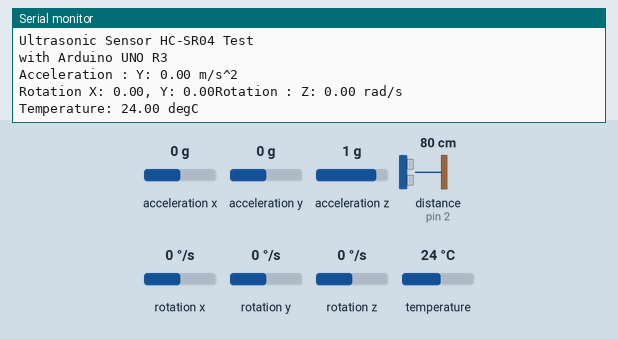
This sketch was run on a simulated Arduino Uno, built with avr-gcc and run on an emulated ATmega328P. Parts: the last lines printed to the serial monitor. Wiring (inferred from the names in the program): ultrasonic range finder: trigger pin 3; echo pin 2. The test bench sets the inputs (shaded band); at power-on: acceleration y 0 g, distance to the obstacle (sensor on pin 2) 80 cm, rotation x 0 °/s, rotation y 0 °/s, acceleration x 0 g, acceleration z 1 g, rotation z 0 °/s, temperature 24 °C. The echo pulse lasts 58.3 µs per cm.

Above: at 2.2 s.
2.3 s: acceleration y set to -1.4 g
At 3.9 s:
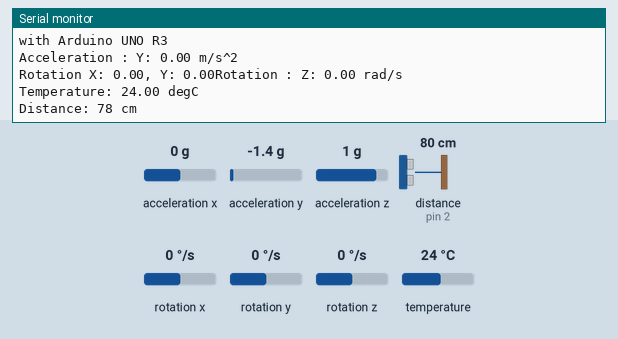
7.6 s: distance to the obstacle (sensor on pin 2) set to 2 cm
At 11.2 s:
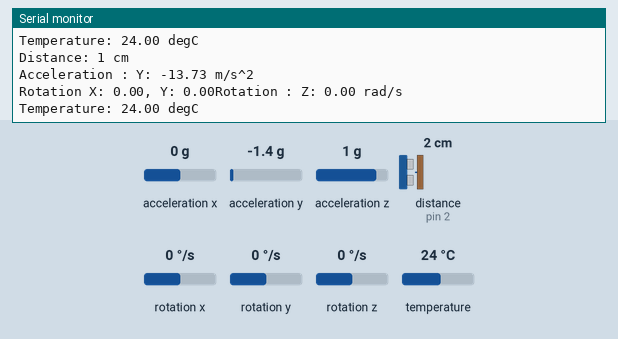
11.5 s: rotation x set to -192 °/s
At 14.4 s:
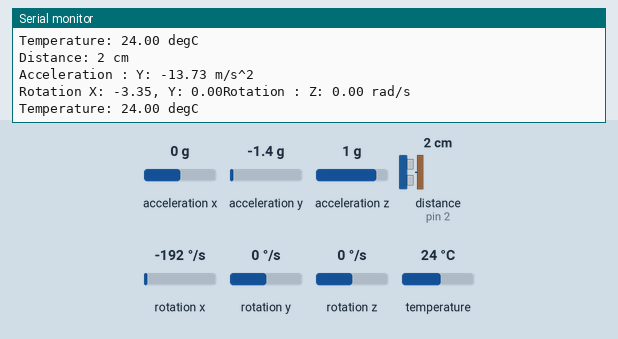
15.4 s: rotation y set to -192 °/s
At 17.3 s:
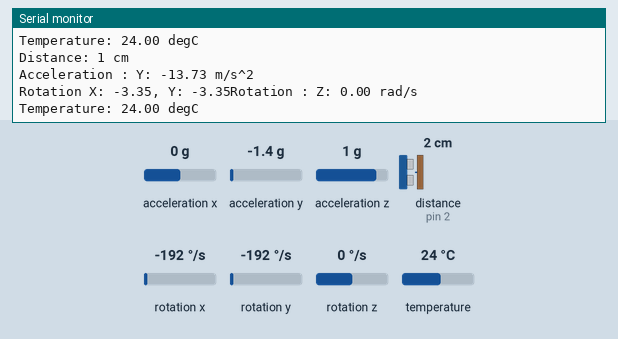
19.3 s: distance to the obstacle (sensor on pin 2) set to 4 cm
At 22.2 s:
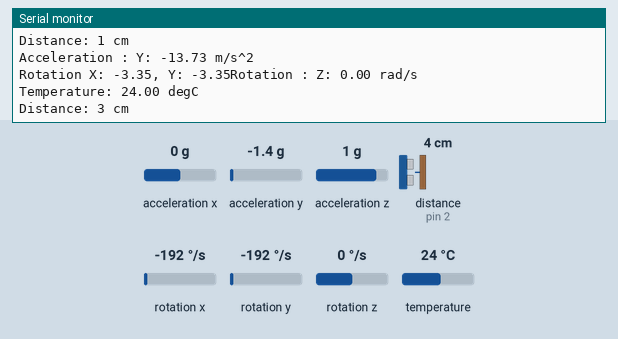
23.2 s: distance to the obstacle (sensor on pin 2) set to 35 cm
At 25.3 s:
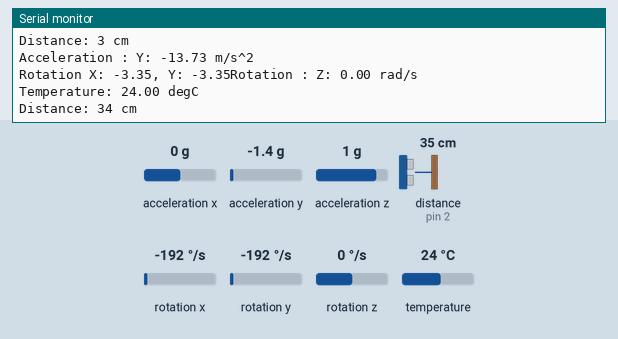
Timing chart, 0 to 26.8 s (numbered marks = the images above; inputs shaded):
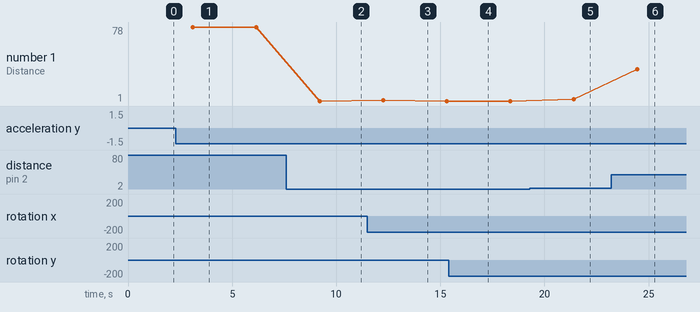

The sketch:

arduino_code_2.ino
```cpp
#include <Adafruit_MPU6050.h>
#include <Adafruit_Sensor.h>
#include <Wire.h>

Adafruit_MPU6050 mpu;

#define echoPin 2  // attach pin D2 Arduino to pin Echo of HC-SR04
#define trigPin 3  //attach pin D3 Arduino to pin Trig of HC-SR04

// defines variables
long duration;  // variable for the duration of sound wave travel
int distance;   // variable for the distance measurement

void setup(void) {

  Serial.begin(9600);

  if (!mpu.begin()) {
    Serial.println("Failed to find MPU6050 chip");
    while (1) {
      delay(10);

    }
  }
  Serial.println("MPU6050 Found!");
  // set accelerometer range to +-8G
  mpu.setAccelerometerRange(MPU6050_RANGE_8_G);
  // set gyro range to +- 500 deg/s
  mpu.setGyroRange(MPU6050_RANGE_500_DEG);
  // set filter bandwidth to 21 Hz
  mpu.setFilterBandwidth(MPU6050_BAND_21_HZ);
  delay(1000);

  pinMode(trigPin, OUTPUT);                          // Sets the trigPin as an OUTPUT
  pinMode(echoPin, INPUT);                           // Sets the echoPin as an INPUT
  Serial.begin(9600);                                // // Serial Communication is starting with 9600 of baudrate speed
  Serial.println("Ultrasonic Sensor HC-SR04 Test");  // print some text in Serial Monitor
  Serial.println("with Arduino UNO R3");
}

void loop() {
  /* Get new sensor events with the readings */
  sensors_event_t a, g, temp;
  mpu.getEvent(&a, &g, &temp);

  /* Print out the values */
  Serial.print("Acceleration : ");
  // Serial.print(a.acceleration.x);
  Serial.print("Y: ");
  Serial.print(a.acceleration.y);
  // Serial.print(", Z: ");
  // Serial.print(a.acceleration.z);
  Serial.println(" m/s^2");

  Serial.print("Rotation X: ");
   Serial.print(g.gyro.x);
   Serial.print(", Y: ");
  Serial.print(g.gyro.y);
  Serial.print("Rotation : ");
  Serial.print("Z: ");
  Serial.print(g.gyro.z);
  Serial.println(" rad/s");

  Serial.print("Temperature: ");
  Serial.print(temp.temperature);
  Serial.println(" degC");
  delay(2000);

  // Clears the trigPin condition
  digitalWrite(trigPin, LOW);
  delayMicroseconds(2);
  // Sets the trigPin HIGH (ACTIVE) for 10 microseconds
  digitalWrite(trigPin, HIGH);
  delayMicroseconds(10);
  digitalWrite(trigPin, LOW);
  // Reads the echoPin, returns the sound wave travel time in microseconds
  duration = pulseIn(echoPin, HIGH);
  // Calculating the distance
  distance = duration * 0.034 / 2;  // Speed of sound wave divided by 2 (go and back)
  // Displays the distance on the Serial Monitor
  Serial.print("Distance: ");
  Serial.print(distance);
  Serial.println(" cm");
  delay(1000);
}
```

Measured:
- after the input at 7.6 s, the serial monitor: prints a new line after 1.6 s (image 2)
- after the input at 11.5 s, the serial monitor: prints a new line after 1.8 s (image 3)
- after the input at 15.4 s, the serial monitor: prints a new line after 0.94 s (image 4)
- after the input at 19.3 s, the serial monitor: prints a new line after 2.1 s (image 5)
- after the input at 23.2 s, the serial monitor: prints a new line after 1.3 s (image 6)
- plotted number 1: 78 → 1 after the input at 7.6 s, 1 → 3 after the input at 19.3 s, 3 → 34 after the input at 23.2 s
